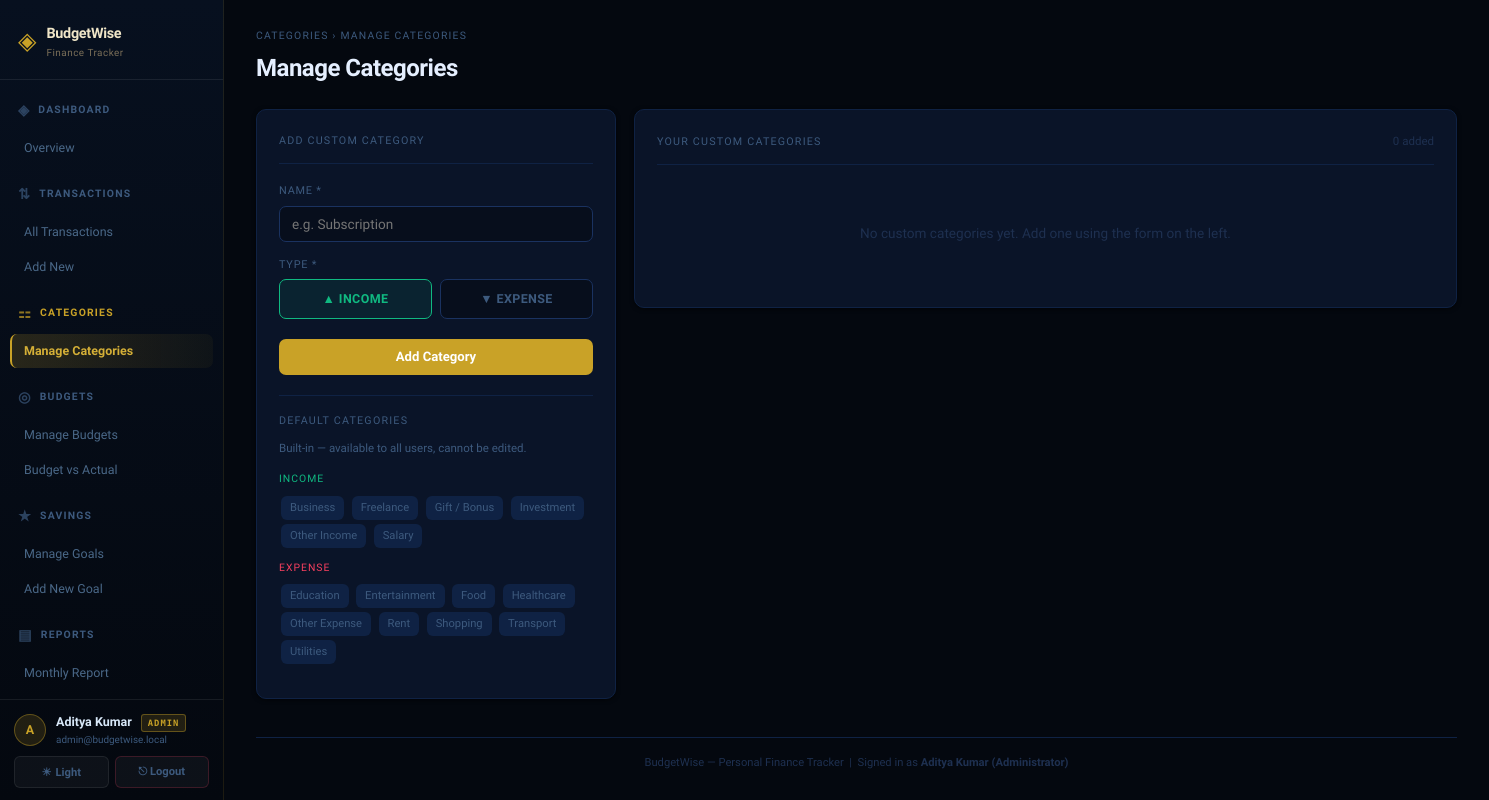
The page /categories/manage_categories.php (signed in) on the database its author committed.
### tables this page shows
CREATE TABLE user_profiles (
    user_id        INT PRIMARY KEY,
    name           VARCHAR(100)  NOT NULL DEFAULT 'User',
    phone          VARCHAR(20)   NULL,
    profile_image  VARCHAR(255)  NULL,
    monthly_goal   DECIMAL(10,2) NOT NULL DEFAULT 10000.00,
    created_at     TIMESTAMP     DEFAULT CURRENT_TIMESTAMP,
    FOREIGN KEY (user_id) REFERENCES users(id) ON DELETE CASCADE
);

CREATE TABLE users (
    id         INT AUTO_INCREMENT PRIMARY KEY,
    username   VARCHAR(50)  NOT NULL UNIQUE,
    email      VARCHAR(100) NOT NULL UNIQUE,
    password   VARCHAR(255) NOT NULL,
    role       ENUM('user','admin') NOT NULL DEFAULT 'user',
    is_active  TINYINT(1)   NOT NULL DEFAULT 1,
    created_at TIMESTAMP    DEFAULT CURRENT_TIMESTAMP
);

CREATE TABLE categories (
    id          INT AUTO_INCREMENT PRIMARY KEY,
    name        VARCHAR(50)              NOT NULL,
    type        ENUM('income','expense') NOT NULL,
    is_default  TINYINT(1)               NOT NULL DEFAULT 0,
    user_id     INT                      NULL,
    created_at  TIMESTAMP                DEFAULT CURRENT_TIMESTAMP,
    FOREIGN KEY (user_id) REFERENCES users(id) ON DELETE CASCADE,
    INDEX idx_cat_type (type),
    INDEX idx_cat_user (user_id)
);

### includes/db.php (called while the page is built, shortened)
<?php
$conn = mysqli_connect(DB_HOST, DB_USER, DB_PASS, DB_NAME);
mysqli_set_charset($conn, 'utf8mb4');
function db_all($conn, $sql, $types = '', $params = []): array
{
    $stmt = mysqli_prepare($conn, $sql);
    if ($params) {
        mysqli_stmt_bind_param($stmt, $types, ...$params);
    }
    mysqli_stmt_execute($stmt);
    $result = mysqli_stmt_get_result($stmt);
    $rows   = [];
    while ($row = mysqli_fetch_assoc($result)) {
        $rows[] = $row;
    }
    return $rows;
}
function db_one($conn, $sql, $types = '', $params = [])
{
    $rows = db_all($conn, $sql, $types, $params);
    return $rows[0] ?? null;
}
function get_theme(): string
{
    return (($_COOKIE['theme'] ?? 'dark') === 'light') ? 'light' : 'dark';
}
require_once __DIR__ . '/auth.php';

### includes/auth.php (called while the page is built, shortened)
<?php
function current_user_id(): int
{
    return (int) ($_SESSION['user_id'] ?? 0);
}
function current_user_role(): string
{
    return $_SESSION['role'] ?? 'user';
}
function is_admin(): bool
{
    return current_user_role() === 'admin';
}
function current_user($conn): ?array
{
    $uid = current_user_id();
    return db_one($conn,
        "SELECT id, username, email, role, is_active, created_at
         FROM users WHERE id = ?",
        "i", [$uid]
    );
}
function current_profile($conn): array
{
    $uid = current_user_id();
    $row = db_one($conn,
        "SELECT user_id, name, phone, profile_image, monthly_goal
         FROM user_profiles WHERE user_id = ?",
        "i", [$uid]
    );
    return $row ?? ['user_id' => $uid, 'name' => 'User', 'phone' => '',
                    'profile_image' => null, 'monthly_goal' => 0];
}

### categories/manage_categories.php (the view, shortened to what this page needs)
<?php
require_once 'includes/db.php';
$uid = current_user_id();
$section = 'Categories';
$page    = 'manage_categories.php';
$title   = 'Manage Categories';
require_once 'includes/header.php';
$custom = db_all($conn, "
    SELECT id, name, type, created_at
    FROM categories
    WHERE user_id = ?
    ORDER BY type, name
", "i", [$uid]);
$c_count = count($custom);
$defaults_inc = db_all($conn,
    "SELECT id, name FROM categories
     WHERE is_default = 1 AND type = 'income' ORDER BY name");
$defaults_exp = db_all($conn,
    "SELECT id, name FROM categories
     WHERE is_default = 1 AND type = 'expense' ORDER BY name");
?>
<div class="grid-form">
    <div class="card">
        <div class="card-title">Add Custom Category</div>
        <form method="POST">
            <div class="form-group">
                <label>Name *</label>
                <input type="text" name="name"
                       placeholder="e.g. Subscription"
                       required maxlength="50">
            </div>
            <div class="form-group">
                <label>Type *</label>
                <div class="type-toggle">
                    <label for="t-income">&#9650; Income</label>
                    <label for="t-expense">&#9660; Expense</label>
                </div>
            </div>
            <button type="submit" class="btn btn-primary btn-full">Add Category</button>
        </form>
        <div class="defaults-block">
            <div class="defaults-title">Default Categories</div>
            <p class="form-hint">Built-in &mdash; available to all users, cannot be edited.</p>
            <div class="defaults-group">
                <div class="defaults-label defaults-label-inc">Income</div>
                <?php foreach ($defaults_inc as $d): ?>
                    <span class="tag"><?= htmlspecialchars($d['name']) ?></span>
                <?php endforeach; ?>
            </div>
            <div class="defaults-group">
                <div class="defaults-label defaults-label-exp">Expense</div>
                <?php foreach ($defaults_exp as $d): ?>
                    <span class="tag"><?= htmlspecialchars($d['name']) ?></span>
                <?php endforeach; ?>
            </div>
        </div>
    </div>
    <div class="card">
        <div class="card-title">
            Your Custom Categories
            <span class="card-meta"><?= $c_count ?> added</span>
        </div>
        <?php if ($c_count === 0): ?>
            <div class="empty">No custom categories yet. Add one using the form on the left.</div>
        <?php endif; ?>
    </div>
</div>
<?php require_once 'includes/footer.php'; ?>

### includes/header.php (shortened to what this page needs)
<?php
$nav = [
    'Dashboard'     => ['icon' => '&#9672;', 'links' => [
        'Overview' => 'dashboard.php',
    ]],
    'Transactions'  => ['icon' => '&#8645;', 'links' => [
        'All Transactions' => 'view_transactions.php',
        'Add New'          => 'add_transaction.php',
    ]],
    'Categories'    => ['icon' => '&#9871;', 'links' => [
        'Manage Categories' => 'manage_categories.php',
    ]],
    'Budgets'       => ['icon' => '&#9678;', 'links' => [
        'Manage Budgets'    => 'manage_budgets.php',
        'Budget vs Actual'  => 'budget_vs_actual.php',
    ]],
    'Savings'       => ['icon' => '&#9733;', 'links' => [
        'Manage Goals'  => 'manage_goals.php',
        'Add New Goal'  => 'add_goal.php',
    ]],
    'Reports'       => ['icon' => '&#9636;', 'links' => [
        'Monthly Report'    => 'monthly_report.php',
        'Category Report'   => 'category_report.php',
        'Date Range Report' => 'date_range_report.php',
    ]],
    'Notifications' => ['icon' => '&#9873;', 'links' => [
        'View All' => 'view_notifications.php',
    ]],
    'Profile'       => ['icon' => '&#10022;', 'links' => [
        'My Profile'      => 'profile.php',
        'Settings'        => 'settings.php',
        'Payment Methods' => 'payment_methods.php',
    ]],
];
if (is_admin()) {
    $nav['Admin'] = ['icon' => '&#9881;', 'links' => [
        'Admin Dashboard' => 'admin_dashboard.php',
        'Manage Users'    => 'manage_users.php',
        'System Logs'     => 'system_logs.php',
    ]];
}
$theme = get_theme();
$me    = current_user($conn);
$prof  = current_profile($conn);
?>
<!DOCTYPE html>
<html lang="en" data-theme="<?= htmlspecialchars($theme, ENT_QUOTES, 'UTF-8') ?>">
<head>
    <link rel="stylesheet" href="assets/style.css">
</head>
<body>
<div class="app">
<aside class="sidebar">
    <div class="sidebar-logo">
        <span class="logo-icon">&#9672;</span>
        <div>
            <div class="logo-name">BudgetWise</div>
            <div class="logo-sub">Finance Tracker</div>
        </div>
    </div>
    <nav class="sidebar-nav">
        <?php foreach ($nav as $sec_name => $sec): ?>
            <?php $active_sec = ($section ?? '') === $sec_name; ?>
            <div class="nav-section <?= $active_sec ? 'active' : '' ?>">
                <div class="nav-section-label">
                    <span class="nav-icon"><?= $sec['icon'] ?></span>
                    <span class="nav-section-name"><?= htmlspecialchars($sec_name, ENT_QUOTES, 'UTF-8') ?></span>
                </div>
                <div class="nav-links">
                    <?php foreach ($sec['links'] as $lname => $lfile): ?>
                        <a href="<?= htmlspecialchars($lfile, ENT_QUOTES, 'UTF-8') ?>"
                           class="nav-link <?= ($page ?? '') === $lfile ? 'active' : '' ?>">
                            <?= htmlspecialchars($lname, ENT_QUOTES, 'UTF-8') ?>
                        </a>
                    <?php endforeach; ?>
                </div>
            </div>
        <?php endforeach; ?>
    </nav>
    <div class="sidebar-footer">
        <div class="sf-user">
            <div class="sf-avatar">
                <?= htmlspecialchars(strtoupper(substr($prof['name'] ?? 'U', 0, 1)), ENT_QUOTES, 'UTF-8') ?>
            </div>
            <div class="sf-meta">
                <div class="sf-name">
                    <?= htmlspecialchars($prof['name'] ?? 'User', ENT_QUOTES, 'UTF-8') ?>
                    <?php if (is_admin()): ?>
                        <span class="sf-role">ADMIN</span>
                    <?php endif; ?>
                </div>
                <div class="sf-email"><?= htmlspecialchars($me['email'] ?? '', ENT_QUOTES, 'UTF-8') ?></div>
            </div>
        </div>
        <div class="sf-actions">
            <button type="button" class="sf-btn" onclick="toggleTheme()" title="Switch theme">
                <span id="theme-icon"><?= $theme === 'dark' ? '&#9728;' : '&#9790;' ?></span>
                <span id="theme-lbl"><?= $theme === 'dark' ? 'Light'   : 'Dark'    ?></span>
            </button>
            <a href="logout.php" class="sf-btn logout" title="Sign out">
                &#9099; Logout
            </a>
        </div>
    </div>
</aside>
<main class="main">
    <div class="page-header">
        <div class="breadcrumb">
            <?= htmlspecialchars($section ?? '', ENT_QUOTES, 'UTF-8') ?> &rsaquo;
            <?= htmlspecialchars($title   ?? '', ENT_QUOTES, 'UTF-8') ?>
        </div>
        <h1 class="page-title"><?= htmlspecialchars($title ?? '', ENT_QUOTES, 'UTF-8') ?></h1>
    </div>

### includes/footer.php (shortened to what this page needs)
    <footer class="page-footer">
        BudgetWise &mdash; Personal Finance Tracker
        &nbsp;|&nbsp;
        <?php
        $display_name = $prof['name'] ?? ($_SESSION['username'] ?? 'Guest');
        $role_label   = is_admin() ? ' (Administrator)' : '';
        ?>
        Signed in as <strong><?= htmlspecialchars($display_name . $role_label, ENT_QUOTES, 'UTF-8') ?></strong>
    </footer>
</main>
</div>
</body>
</html>

### rows shown on the page
user_profiles: name "A", name "Aditya Kumar", name "Aditya Kumar (Administrator)"
users: email "admin@budgetwise.local"
categories: name "Business"
categories: name "Freelance"
categories: name "Gift / Bonus"
categories: name "Investment"
categories: name "Other Income"
categories: name "Salary"
categories: name "Education"
categories: name "Entertainment"
categories: name "Food"
categories: name "Healthcare"
categories: name "Other Expense"
categories: name "Rent"
categories: name "Shopping"
categories: name "Transport"
categories: name "Utilities"

### other values the page prints
$sec['icon'] "◈"
$sec_name "DASHBOARD"
$lname "Overview"
$sec['icon'] "⇅"
$sec_name "TRANSACTIONS"
$lname "All Transactions"
$lname "Add New"
$sec['icon'] "⚏"
$sec_name "CATEGORIES"
$lname "Manage Categories"
$sec['icon'] "◎"
$sec_name "BUDGETS"
$lname "Manage Budgets"
$lname "Budget vs Actual"
$sec['icon'] "★"
